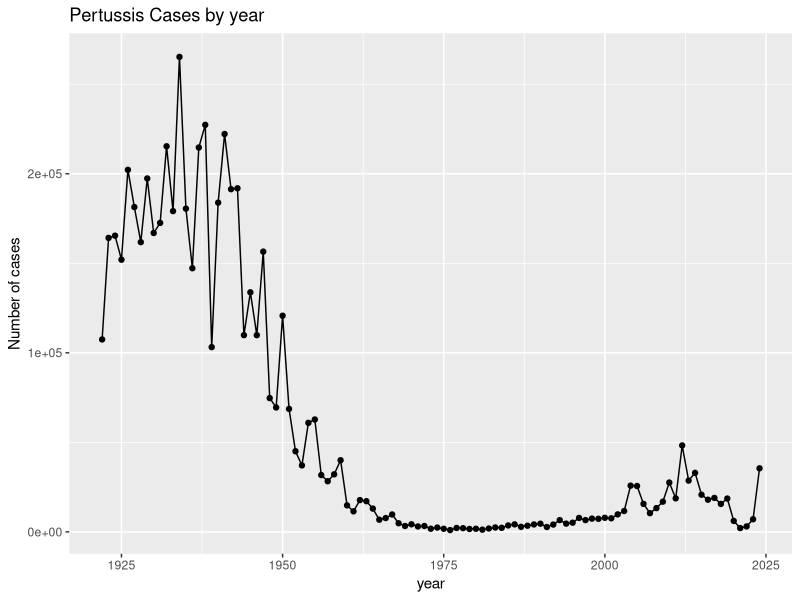
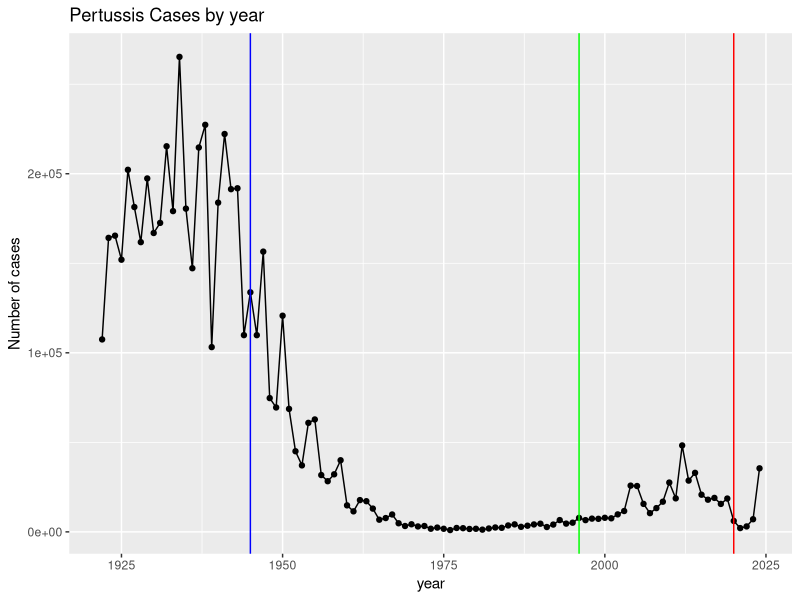

The R source for these figures, in order: (Note: this script raises an error after producing the figures.)
## ---- chunk 1
cdc <- data.frame(
                          year = c(1922L,
                                   1923L,1924L,1925L,1926L,1927L,1928L,
                                   1929L,1930L,1931L,1932L,1933L,1934L,1935L,
                                   1936L,1937L,1938L,1939L,1940L,1941L,
                                   1942L,1943L,1944L,1945L,1946L,1947L,1948L,
                                   1949L,1950L,1951L,1952L,1953L,1954L,
                                   1955L,1956L,1957L,1958L,1959L,1960L,
                                   1961L,1962L,1963L,1964L,1965L,1966L,1967L,
                                   1968L,1969L,1970L,1971L,1972L,1973L,
                                   1974L,1975L,1976L,1977L,1978L,1979L,1980L,
                                   1981L,1982L,1983L,1984L,1985L,1986L,
                                   1987L,1988L,1989L,1990L,1991L,1992L,1993L,
                                   1994L,1995L,1996L,1997L,1998L,1999L,
                                   2000L,2001L,2002L,2003L,2004L,2005L,
                                   2006L,2007L,2008L,2009L,2010L,2011L,2012L,
                                   2013L,2014L,2015L,2016L,2017L,2018L,
                                   2019L,2020L,2021L,2022L,2023L,2024L),
  cases = c(107473,
                                   164191,165418,152003,202210,181411,
                                   161799,197371,166914,172559,215343,179135,
                                   265269,180518,147237,214652,227319,103188,
                                   183866,222202,191383,191890,109873,
                                   133792,109860,156517,74715,69479,120718,
                                   68687,45030,37129,60886,62786,31732,28295,
                                   32148,40005,14809,11468,17749,17135,
                                   13005,6799,7717,9718,4810,3285,4249,
                                   3036,3287,1759,2402,1738,1010,2177,2063,
                                   1623,1730,1248,1895,2463,2276,3589,
                                   4195,2823,3450,4157,4570,2719,4083,6586,
                                   4617,5137,7796,6564,7405,7298,7867,
                                   7580,9771,11647,25827,25616,15632,10454,
                                   13278,16858,27550,18719,48277,28639,
                                   32971,20762,17972,18975,15609,18617,6124,
                                   2116,3044,7063,35493)
)
## ---- chunk 2
library (ggplot2)

cases <- ggplot(cdc) +
  aes(year, cases) +
  geom_point() +
  geom_line() +
  labs(title = "Pertussis Cases by year", y = "Number of cases")

cases
## ---- chunk 3
cases +
  geom_vline(xintercept = 1945, col = "blue") + 
  geom_vline(xintercept = 1996, col = "green") + 
  geom_vline(xintercept = 2020, col = "Red") 

## ---- chunk 4
library(jsonlite)

subject <- read_json("https://www.cmi-pb.org/api/v5_1/subject",
                     simplifyVector = TRUE)

head(subject)
## ---- chunk 5
nrow(subject)
## ---- chunk 6
table(subject$infancy_vac)
## ---- chunk 7
table(subject$biological_sex)
## ---- chunk 8
table(subject$race, subject$biological_sex)
## ---- chunk 9
specimen <- read_json("https://www.cmi-pb.org/api/v5_1/specimen", simplifyVector = TRUE)

ab_data <- read_json("https://www.cmi-pb.org/api/v5_1/plasma_ab_titer", simplifyVector = TRUE)
## ---- chunk 10
head(specimen)
## ---- chunk 11
library(dplyr)

meta<- inner_join(subject, specimen)

head(meta)
## ---- chunk 12
head(ab_data)
## ---- chunk 13
abdata <- inner_join(ab_data, meta)

head(abdata)
## ---- chunk 14
dim(abdata)
## ---- chunk 15
table(abdata$isotype)
## ---- chunk 16
table(abdata$antigen)
## ---- chunk 17
ggplot(abdata) + 
  aes(MFI, antigen) + 
  geom_boxplot() 
## ---- chunk 18
ggplot(abdata) + 
  aes(MFI, antigen, col = infancy_vac) + 
  geom_boxplot() + 
  theme_bw() 
## ---- chunk 19
igg <- abdata |>
  filter(isotype == "IgG")

head(igg)
## ---- chunk 20
ggplot(igg) + 
  aes(MFI_normalised, antigen, col =infancy_vac) + 
  geom_boxplot() + 
  theme_bw() + 
  facet_wrap(~visit)
## ---- chunk 21
table(igg$dataset)
## ---- chunk 22
pt_igg <- abdata |>
  filter(isotype == "IgG", 
         antigen == "PT", 
         dataset == "2021_dataset")

head(pt_igg)
## ---- chunk 23
dim(pt_igg)
## ---- chunk 24
ggplot(pt_igg) + 
  aes(actual_day_relative_to_boost, MFI_normalised, 
      col = infancy_vac, group = subject_id) + 
  geom_point() +
  geom_line() + 
  theme_bw() + 
  geom_vline(xintercept = 0, col = "navy") + 
  geom_vline(xintercept = 14)
